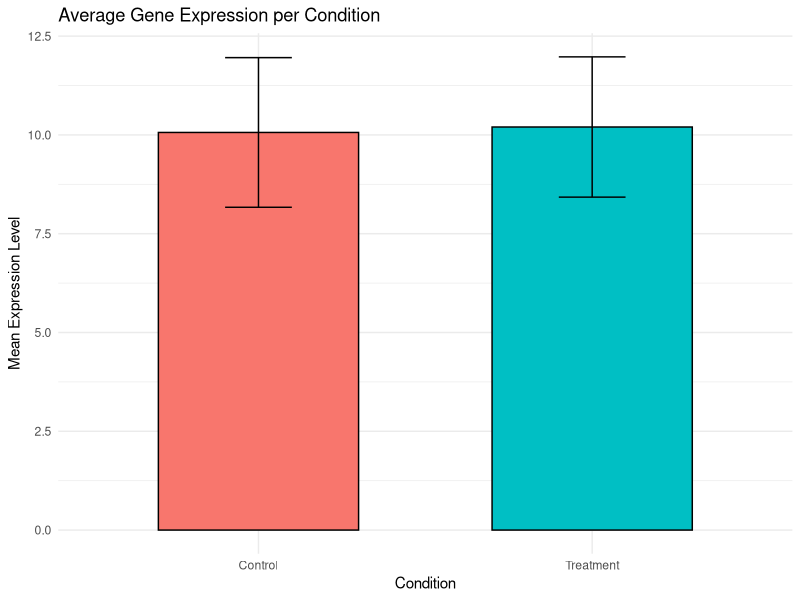
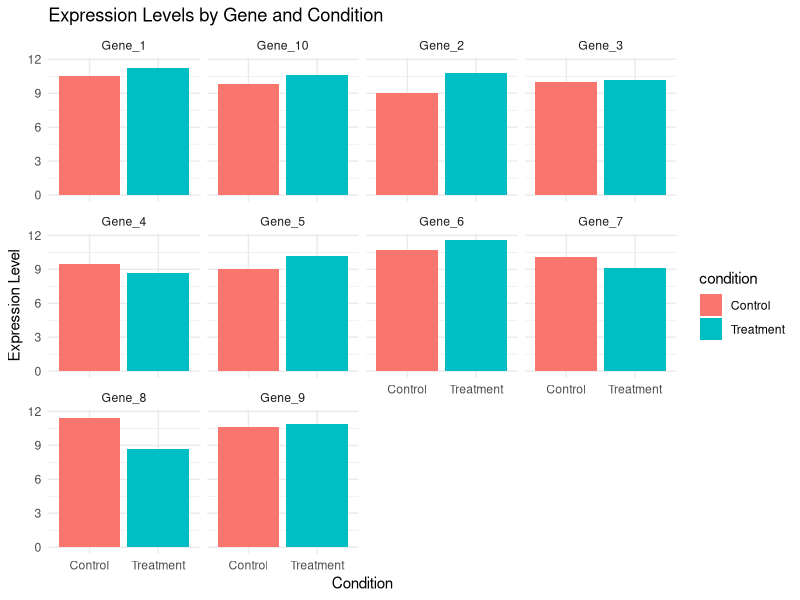

The R source for these figures, in order:
## ---- chunk 1
library(tibble)
library(dplyr)
library(ggplot2)
set.seed(123)

data <- tibble(
  gene = rep(paste0("Gene_", 1:10), each = 6),
  condition = rep(c("Control", "Treatment"), each = 3, times = 10),
  expression_level = rnorm(60, mean = 10, sd = 2)
)

summary_data <- data %>%
  group_by(condition) %>%
  summarise(
    mean_expression = mean(expression_level),
    sd_expression = sd(expression_level)
  )
print(summary_data)

ggplot(summary_data, aes(x = condition, y = mean_expression, fill = condition)) +
  geom_bar(stat = "identity", width = 0.6, color = "black") +
  geom_errorbar(aes(ymin = mean_expression - sd_expression,
                    ymax = mean_expression + sd_expression),
                width = 0.2) +
  labs(title = "Average Gene Expression per Condition",
       x = "Condition", y = "Mean Expression Level") +
  theme_minimal() +
  theme(legend.position = "none")

ggplot(data, aes(x = condition, y = expression_level, fill = condition)) +
  geom_bar(stat = "summary", fun = "mean", position = "dodge") +
  facet_wrap(~ gene) +
  labs(title = "Expression Levels by Gene and Condition",
       x = "Condition", y = "Expression Level") +
  theme_minimal()

t_test <- t.test(expression_level ~ condition, data = data)
print(t_test)

